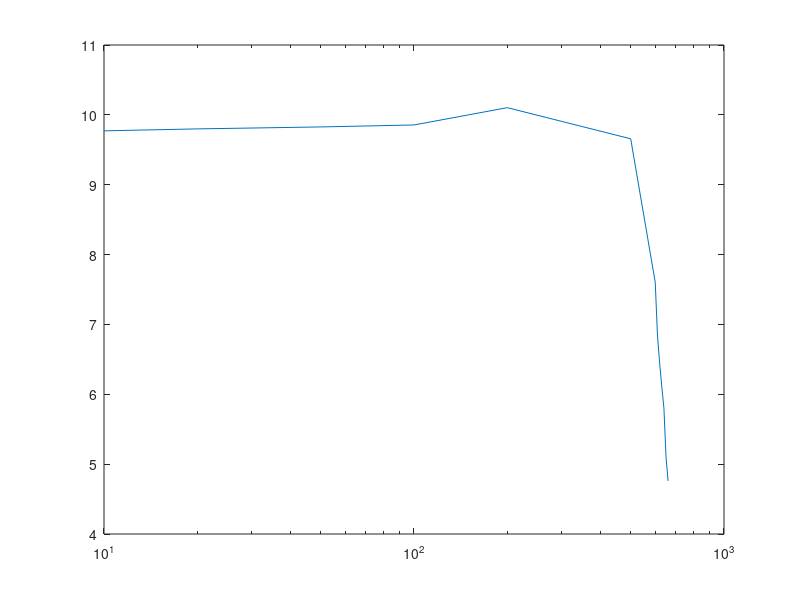

This chart was generated by the following MATLAB code: (Note: this script raises an error after producing the figure.)
data = 	[10, 308, 0.6
	20, 309, 0.6
	50, 310, 0.6

	100, 311, 0.7

	200, 320, 0.85	

	500, 304, 0.98

	600, 240, 1.11
	610, 220, 1.13
	620, 210, 1.15
	630, 202, 1.17
	640, 195, 1.19
	650, 180, 1.20
	660, 173, 1.21];

dim = size(data);
freq = zeros(dim(1),1);
mod = zeros(dim(1),1);
phase = zeros(dim(1),1);
for i=1:1:dim
    freq(i)=data(i, 1);
    mod(i)=20*log10(data(i, 2)/100);
    phase(i)=180-(data(i, 3).*10^-3).*freq(i).*360;
end

disp(mod);
disp(phase);

figure(1);
ln1 = semilogx(freq,mod);
ln1.LineWidth = 1.5;
ln1.Marker = 'o';
title('Magnitude bode plot')
xlabel('Frequency[kHz]') 
ylabel('Magniture [dB]') 
y = mod(2)-3;
line([10,1000],[y,y],'color', 'red')
line([freq(8),freq(8)],[4,y],'color', 'red')

figure(2)
ln2 = semilogx(freq,phase);
ln2.LineWidth = 1.5;
ln2.Marker = 'o';
title('Phase bode plot')
xlabel('Frequency [kHz]') 
ylabel('Phase [degrees]')
line([freq(8),freq(8)],[-150,phase(8)],'color', 'red')
line([10,freq(8)],[phase(8),phase(8)],'color', 'red')

